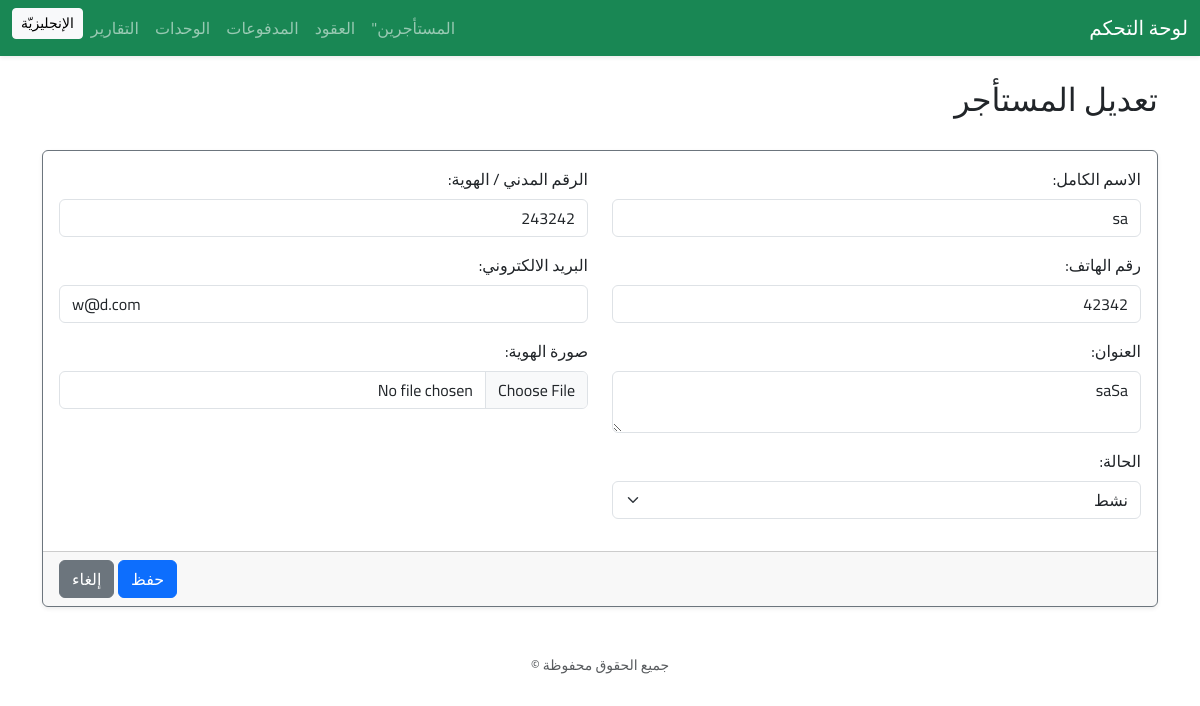
The app's page /tenants/1/edit/ with its own data.
### tenants/models.py (models this page shows, shortened)
class Tenant(models.Model):
  full_name = models.CharField(
    max_length=255,
    verbose_name=_("الاسم الكامل")
  )
  national_id = models.CharField(
    max_length=20,
    verbose_name=_("الرقم المدني / الهوية")
  )
  phone = models.CharField(
    max_length=20,
    verbose_name=_("رقم الهاتف")
  )
  email = models.EmailField(
    blank=True,
    null=True,
    max_length=255,
    verbose_name=_("البريد الالكتروني")
  )
  address = models.TextField(
    blank=True,
    null=True,
    verbose_name=_("العنوان")
  )
  photo_id = models.ImageField(
    upload_to='tenants_ids/',
    blank=True,
    null=True,
    verbose_name=_("صورة الهوية")
  )
  status = models.CharField(
    max_length=2,
    choices=TenantStatus.choices,
    default=TenantStatus.ACTIVE,
    verbose_name=_("الحالة")
  )
  class Meta:
    verbose_name = _("مستأجر")
    verbose_name_plural = _("المستأجرون")

### tenants/views.py (the view)
# urls.py: path('<int:pk>/edit/', views.tenant_update, name='edit'),
def tenant_update(request, pk):
  tenant = get_object_or_404(Tenant, pk=pk)
  form = TenantForm(request.POST or None, request.FILES or None, instance=tenant)
  if form.is_valid():
    form.save()
    return redirect(reverse_lazy('tenants:detail', kwargs={'pk': pk}))
  return render(request, 'tenants/tenant_form.html', {'form': form})

### tenants/forms.py
class TenantForm(forms.ModelForm):
  class Meta:
    model = Tenant
    fields = '__all__'
    widgets = {
      'full_name': forms.TextInput(attrs={'class': 'form-control', 'placeholder': 'اسم المستأجر'}),
      'national_id': forms.TextInput(attrs={'class': 'form-control'}),
      'phone': forms.TextInput(attrs={'class': 'form-control'}),
      'email': forms.EmailInput(attrs={'class': 'form-control'}),
      'address': forms.Textarea(attrs={'class': 'form-control', 'rows': 2}),
      'photo_id': forms.ClearableFileInput(attrs={'class': 'form-control'}),
      'status': forms.Select(attrs={'class': 'form-select'}),
    }

### templates/tenants/tenant_form.html (shortened to what this page needs)
{% extends "base.html" %}
{% load i18n %}
{% block content %}
<div class="d-flex justify-content-between align-items-center mb-4">
  <h2>
    {% if form.instance.pk %}{% trans "تعديل المستأجر" %}{% else %}{% trans "إضافة مستأجر جديد" %}{% endif %}
  </h2>
</div>
<form method="post" enctype="multipart/form-data">
  <div class="card shadow-sm border-secondary">
    <div class="card-body">
      <div class="row">
        {% for field in form.visible_fields %}
        <div class="col-md-6 mb-3">
          <label class="form-label">
            {{ field.label_tag }}
          </label>
          {{ field }}
        </div>
        {% endfor %}
      </div>
    </div>
    <div class="card-footer text-end">
      <button type="submit" class="btn btn-primary">{% trans "حفظ" %}</button>
      <a href="{% url 'tenants:list' %}" class="btn btn-secondary">{% trans "إلغاء" %}</a>
    </div>
  </div>
</form>
{% endblock %}

### records on screen
Tenant: visible_fields "sa" "243242" "42342" "w@d.com" "saSa" "نشط"

### other values on screen
{{ field.label_tag }} "الاسم الكامل:" "الرقم المدني / الهوية:" "رقم الهاتف:" "البريد الالكتروني:" "العنوان:" "صورة الهوية:" "الحالة:"
